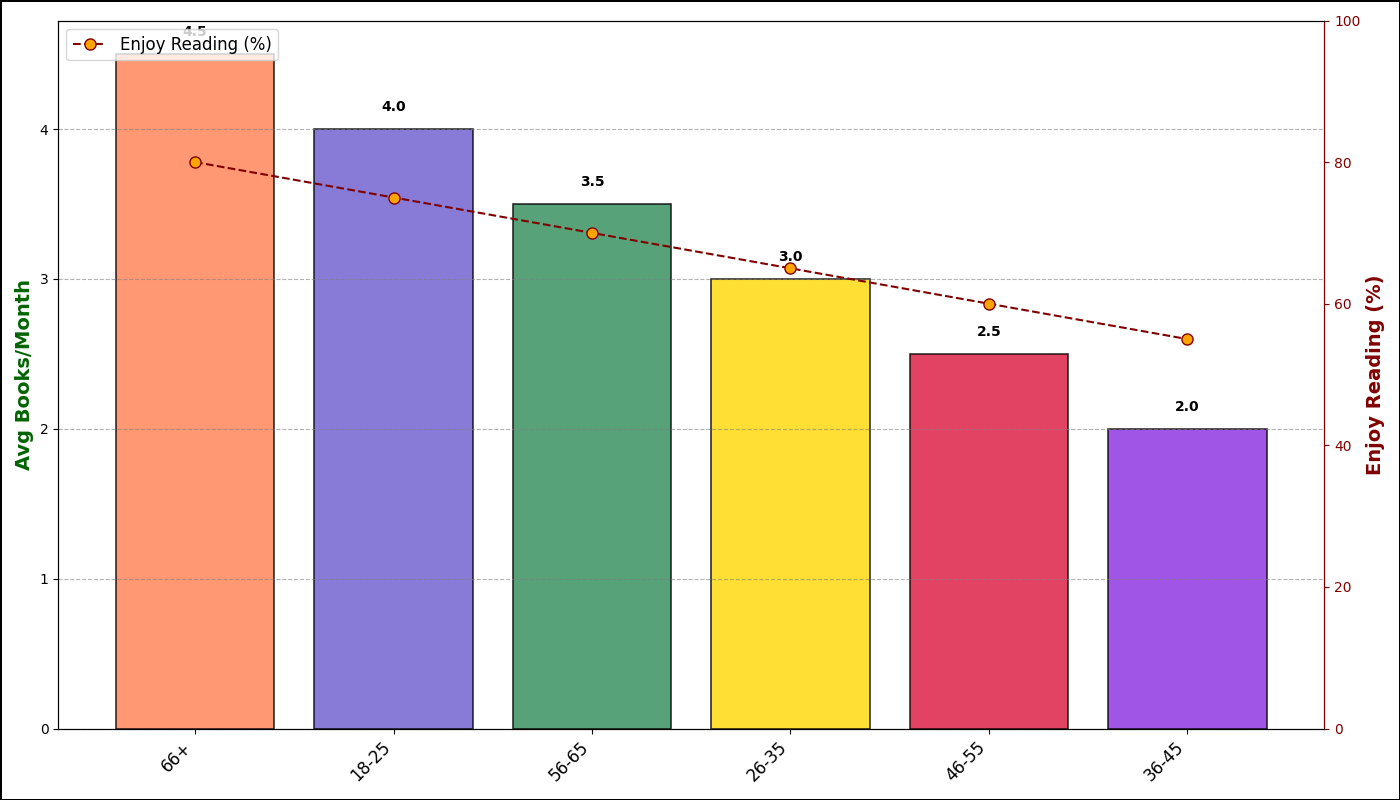

Write Python code to recreate this figure.
import matplotlib.pyplot as plt
import numpy as np

age_groups = ['18-25', '26-35', '36-45', '46-55', '56-65', '66+']
avg_books_read = [4, 3, 2, 2.5, 3.5, 4.5]
enjoy_reading_percentages = [75, 65, 55, 60, 70, 80]

# Sorting arrays by avg_books_read in descending order
sorted_indices = np.argsort(avg_books_read)[::-1]
age_groups_sorted = [age_groups[i] for i in sorted_indices]
avg_books_read_sorted = [avg_books_read[i] for i in sorted_indices]
enjoy_reading_percentages_sorted = [enjoy_reading_percentages[i] for i in sorted_indices]

positions = np.arange(len(age_groups))

fig, ax1 = plt.subplots(figsize=(14, 8))

bar_colors = ['#FF7F50', '#6A5ACD', '#2E8B57', '#FFD700', '#DC143C', '#8A2BE2']
bars = ax1.bar(positions, avg_books_read_sorted, color=bar_colors, alpha=0.8, edgecolor='black', linewidth=1.2)

ax1.set_xticks(positions)
ax1.set_xticklabels(age_groups_sorted, fontsize=12, rotation=45, ha='right')

ax1.set_ylabel('Avg Books/Month', fontsize=14, color='darkgreen', fontweight='bold')
ax1.yaxis.grid(True, linestyle='--', color='grey', alpha=0.6)

ax2 = ax1.twinx()
ax2.set_ylabel('Enjoy Reading (%)', fontsize=14, color='maroon', fontweight='bold')
ax2.plot(positions, enjoy_reading_percentages_sorted, color='maroon', linestyle='--', marker='o', markersize=8, markerfacecolor='orange')
ax2.set_ylim(0, 100)
ax2.tick_params(axis='y', colors='maroon')
ax2.spines['right'].set_color('maroon')

for bar, value in zip(bars, avg_books_read_sorted):
    ax1.text(bar.get_x() + bar.get_width()/2, value + 0.1, f'{value:.1f}', ha='center', va='bottom', fontweight='bold', fontsize=10)

ax2.legend(['Enjoy Reading (%)'], loc='upper left', fontsize=12)

plt.gcf().patch.set_edgecolor('black')
plt.gcf().patch.set_linewidth(2)

plt.tight_layout()
plt.show()
